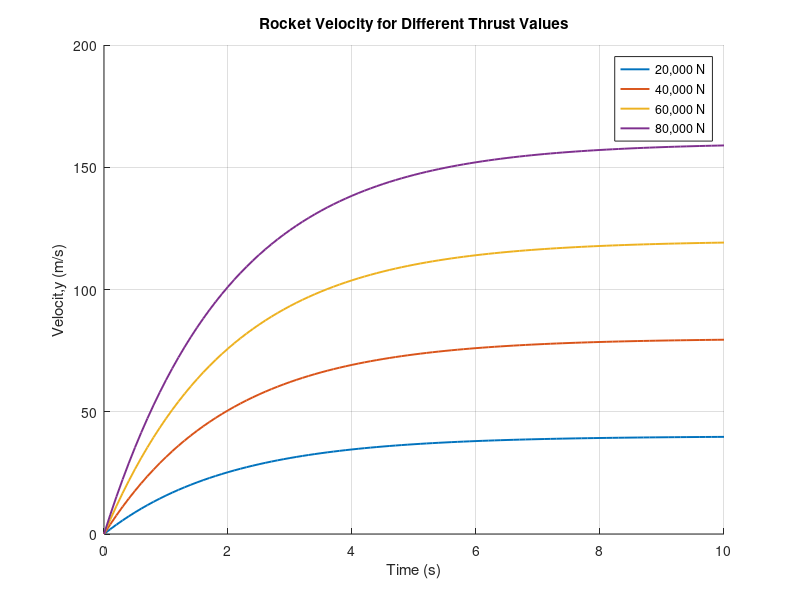

The MATLAB source for this figure:
m = 1000;
c = 500; 
f_list =  [20000 40000 60000 80000];

 fprintf('Rocket Propulsion Application\n');
fprintf('Mass = %d kg, Resistance Constant = %d N*s/m\n\n', m, c);

% Velocity formula:
t  = 0:0.1:10;

figure ;
hold  on;

for f = f_list
    v =(f/c) .* (1 - exp(-(c/m).*t));
 plot(t,  v, 'LineWidth', 1.4);

    fprintf('Plotted velocity for thrust f = %d N\n', f);
end

grid on;
xlabel('Time (s)');
ylabel('Velocit,y (m/s)');
title('Rocket Velocity for Different Thrust Values');
legend('20,000 N','40,000 N','60,000 N','80,000 N', 'Location','best');
hold off;

